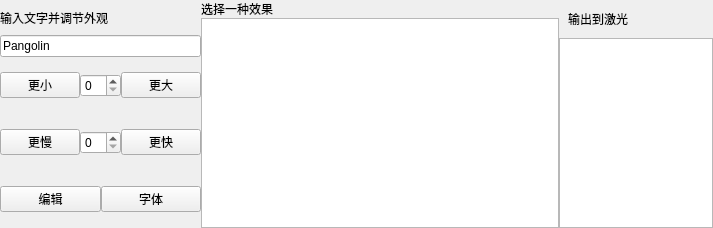
                   <widget class="QWidget" name="tab_3">
                    <attribute name="title">
                     <string>快速创建文字</string>
                    </attribute>
                    <layout class="QVBoxLayout" name="verticalLayout_49">
                     <property name="spacing">
                      <number>0</number>
                     </property>
                     <property name="leftMargin">
                      <number>0</number>
                     </property>
                     <property name="topMargin">
                      <number>0</number>
                     </property>
                     <property name="rightMargin">
                      <number>0</number>
                     </property>
                     <property name="bottomMargin">
                      <number>0</number>
                     </property>
                     <item>
                      <widget class="QWidget" name="widget_15" native="true">
                       <layout class="QHBoxLayout" name="horizontalLayout_10" stretch="1,9">
                        <property name="spacing">
                         <number>0</number>
                        </property>
                        <property name="leftMargin">
                         <number>0</number>
                        </property>
                        <property name="topMargin">
                         <number>0</number>
                        </property>
                        <property name="rightMargin">
                         <number>0</number>
                        </property>
                        <property name="bottomMargin">
                         <number>0</number>
                        </property>
                        <item>
                         <widget class="QWidget" name="widget_100" native="true">
                          <layout class="QVBoxLayout" name="verticalLayout_106">
                           <property name="spacing">
                            <number>0</number>
                           </property>
                           <property name="leftMargin">
                            <number>0</number>
                           </property>
                           <property name="topMargin">
                            <number>0</number>
                           </property>
                           <property name="rightMargin">
                            <number>0</number>
                           </property>
                           <property name="bottomMargin">
                            <number>0</number>
                           </property>
                           <item>
                            <widget class="QWidget" name="widget_581" native="true">
                             <layout class="QVBoxLayout" name="verticalLayout_107">
                              <property name="spacing">
                               <number>0</number>
                              </property>
                              <property name="leftMargin">
                               <number>0</number>
                              </property>
                              <property name="topMargin">
                               <number>0</number>
                              </property>
                              <property name="rightMargin">
                               <number>0</number>
                              </property>
                              <property name="bottomMargin">
                               <number>0</number>
                              </property>
                              <item>
                               <widget class="QLabel" name="label_136">
                                <property name="text">
                                 <string>输入文字并调节外观</string>
                                </property>
                               </widget>
                              </item>
                              <item>
                               <widget class="QLineEdit" name="lineEdit_8">
                                <property name="text">
                                 <string>Pangolin</string>
                                </property>
                               </widget>
                              </item>
                             </layout>
                            </widget>
                           </item>
                           <item>
                            <widget class="QWidget" name="widget_582" native="true">
                             <layout class="QHBoxLayout" name="horizontalLayout_159">
                              <property name="spacing">
                               <number>0</number>
                              </property>
                              <property name="leftMargin">
                               <number>0</number>
                              </property>
                              <property name="topMargin">
                               <number>0</number>
                              </property>
                              <property name="rightMargin">
                               <number>0</number>
                              </property>
                              <property name="bottomMargin">
                               <number>0</number>
                              </property>
                              <item>
                               <widget class="QPushButton" name="pushButton_210">
                                <property name="text">
                                 <string>更小</string>
                                </property>
                               </widget>
                              </item>
                              <item>
                               <widget class="QSpinBox" name="spinBox_70"/>
                              </item>
                              <item>
                               <widget class="QPushButton" name="pushButton_211">
                                <property name="text">
                                 <string>更大</string>
                                </property>
                               </widget>
                              </item>
                             </layout>
                            </widget>
                           </item>
                           <item>
                            <widget class="QWidget" name="widget_583" native="true">
                             <layout class="QHBoxLayout" name="horizontalLayout_160">
                              <property name="spacing">
                               <number>0</number>
                              </property>
                              <property name="leftMargin">
                               <number>0</number>
                              </property>
                              <property name="topMargin">
                               <number>0</number>
                              </property>
                              <property name="rightMargin">
                               <number>0</number>
                              </property>
                              <property name="bottomMargin">
                               <number>0</number>
                              </property>
                              <item>
                               <widget class="QPushButton" name="pushButton_212">
                                <property name="text">
                                 <string>更慢</string>
                                </property>
                               </widget>
                              </item>
                              <item>
                               <widget class="QSpinBox" name="spinBox_71"/>
                              </item>
                              <item>
                               <widget class="QPushButton" name="pushButton_213">
                                <property name="text">
                                 <string>更快</string>
                                </property>
                               </widget>
                              </item>
                             </layout>
                            </widget>
                           </item>
                           <item>
                            <widget class="QWidget" name="widget_584" native="true">
                             <layout class="QHBoxLayout" name="horizontalLayout_161">
                              <property name="spacing">
                               <number>0</number>
                              </property>
                              <property name="leftMargin">
                               <number>0</number>
                              </property>
                              <property name="topMargin">
                               <number>0</number>
                              </property>
                              <property name="rightMargin">
                               <number>0</number>
                              </property>
                              <property name="bottomMargin">
                               <number>0</number>
                              </property>
                              <item>
                               <widget class="QPushButton" name="pushButton_214">
                                <property name="text">
                                 <string>编辑</string>
                                </property>
                               </widget>
                              </item>
                              <item>
                               <widget class="QPushButton" name="pushButton_215">
                                <property name="text">
                                 <string>字体</string>
                                </property>
                               </widget>
                              </item>
                             </layout>
                            </widget>
                           </item>
                          </layout>
                         </widget>
                        </item>
                        <item>
                         <widget class="QWidget" name="widget_573" native="true">
                          <layout class="QHBoxLayout" name="horizontalLayout_154" stretch="7,3">
                           <property name="spacing">
                            <number>0</number>
                           </property>
                           <property name="leftMargin">
                            <number>0</number>
                           </property>
                           <property name="topMargin">
                            <number>0</number>
                           </property>
                           <property name="rightMargin">
                            <number>0</number>
                           </property>
                           <property name="bottomMargin">
                            <number>0</number>
                           </property>
                           <item>
                            <widget class="QWidget" name="widget_574" native="true">
                             <layout class="QVBoxLayout" name="verticalLayout_104" stretch="0,5">
                              <property name="spacing">
                               <number>0</number>
                              </property>
                              <property name="leftMargin">
                               <number>0</number>
                              </property>
                              <property name="topMargin">
                               <number>0</number>
                              </property>
                              <property name="rightMargin">
                               <number>0</number>
                              </property>
                              <property name="bottomMargin">
                               <number>0</number>
                              </property>
                              <item>
                               <widget class="QWidget" name="widget_575" native="true">
                                <layout class="QHBoxLayout" name="horizontalLayout_155">
                                 <property name="spacing">
                                  <number>0</number>
                                 </property>
                                 <property name="leftMargin">
                                  <number>0</number>
                                 </property>
                                 <property name="topMargin">
                                  <number>0</number>
                                 </property>
                                 <property name="rightMargin">
                                  <number>0</number>
                                 </property>
                                 <property name="bottomMargin">
                                  <number>0</number>
                                 </property>
                                 <item>
                                  <widget class="QLabel" name="label_134">
                                   <property name="text">
                                    <string>选择一种效果</string>
                                   </property>
                                  </widget>
                                 </item>
                                </layout>
                               </widget>
                              </item>
                              <item>
                               <widget class="QWidget" name="widget_577" native="true">
                                <layout class="QHBoxLayout" name="horizontalLayout_156">
                                 <property name="spacing">
                                  <number>0</number>
                                 </property>
                                 <property name="leftMargin">
                                  <number>0</number>
                                 </property>
                                 <property name="topMargin">
                                  <number>0</number>
                                 </property>
                                 <property name="rightMargin">
                                  <number>0</number>
                                 </property>
                                 <property name="bottomMargin">
                                  <number>0</number>
                                 </property>
                                 <item>
                                  <widget class="QTextEdit" name="textEdit_34"/>
                                 </item>
                                </layout>
                               </widget>
                              </item>
                             </layout>
                            </widget>
                           </item>
                           <item>
                            <widget class="QWidget" name="widget_578" native="true">
                             <layout class="QVBoxLayout" name="verticalLayout_105" stretch="1,5">
                              <property name="spacing">
                               <number>0</number>
                              </property>
                              <property name="leftMargin">
                               <number>0</number>
                              </property>
                              <property name="topMargin">
                               <number>0</number>
                              </property>
                              <property name="rightMargin">
                               <number>0</number>
                              </property>
                              <property name="bottomMargin">
                               <number>0</number>
                              </property>
                              <item>
                               <widget class="QWidget" name="widget_579" native="true">
                                <layout class="QHBoxLayout" name="horizontalLayout_157">
                                 <item>
                                  <widget class="QLabel" name="label_135">
                                   <property name="text">
                                    <string>输出到激光</string>
                                   </property>
                                  </widget>
                                 </item>
                                </layout>
                               </widget>
                              </item>
                              <item>
                               <widget class="QWidget" name="widget_580" native="true">
                                <layout class="QHBoxLayout" name="horizontalLayout_158">
                                 <property name="spacing">
                                  <number>0</number>
                                 </property>
                                 <property name="leftMargin">
                                  <number>0</number>
                                 </property>
                                 <property name="topMargin">
                                  <number>0</number>
                                 </property>
                                 <property name="rightMargin">
                                  <number>0</number>
                                 </property>
                                 <property name="bottomMargin">
                                  <number>0</number>
                                 </property>
                                 <item>
                                  <widget class="QTextEdit" name="textEdit_36"/>
                                 </item>
                                </layout>
                               </widget>
                              </item>
                             </layout>
                            </widget>
                           </item>
                          </layout>
                         </widget>
                        </item>
                       </layout>
                      </widget>
                     </item>
                    </layout>
                   </widget>
